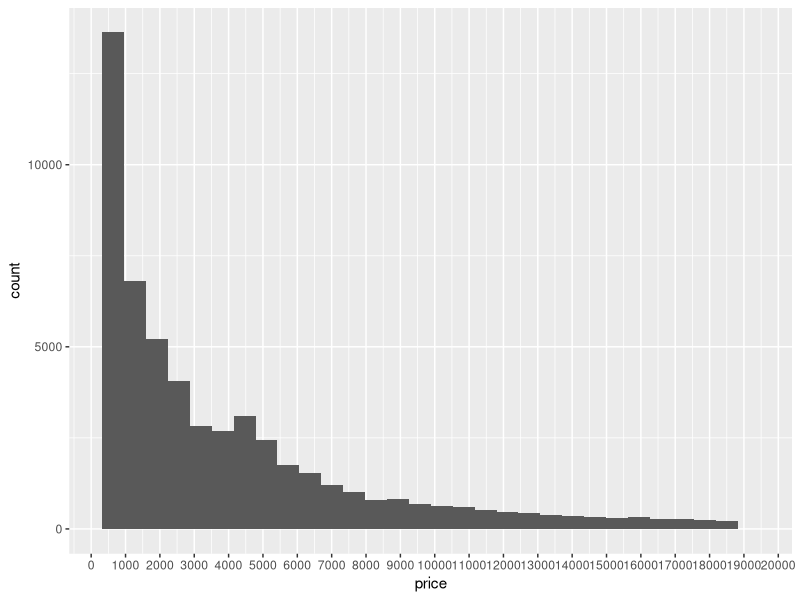
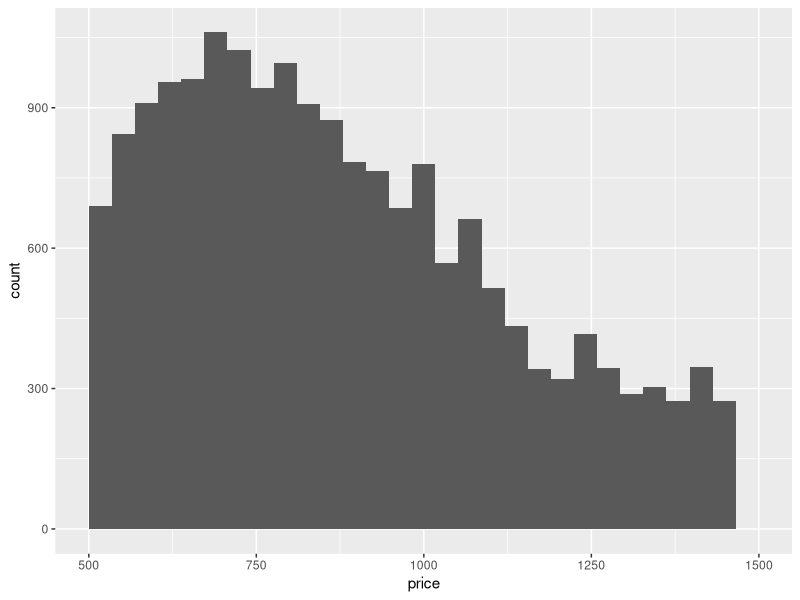
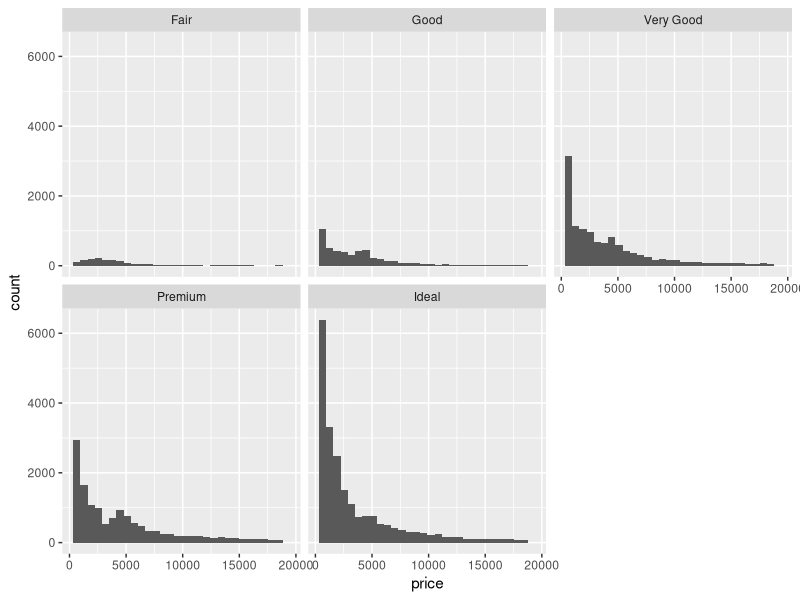
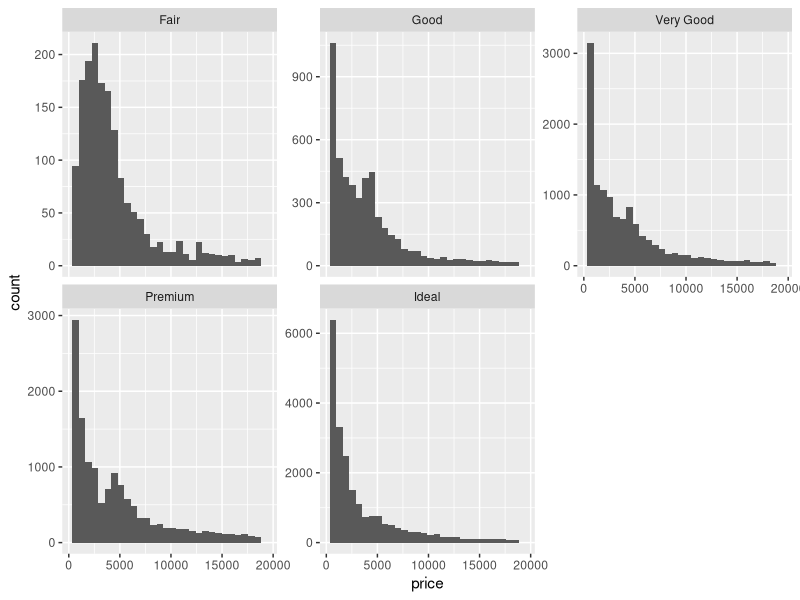
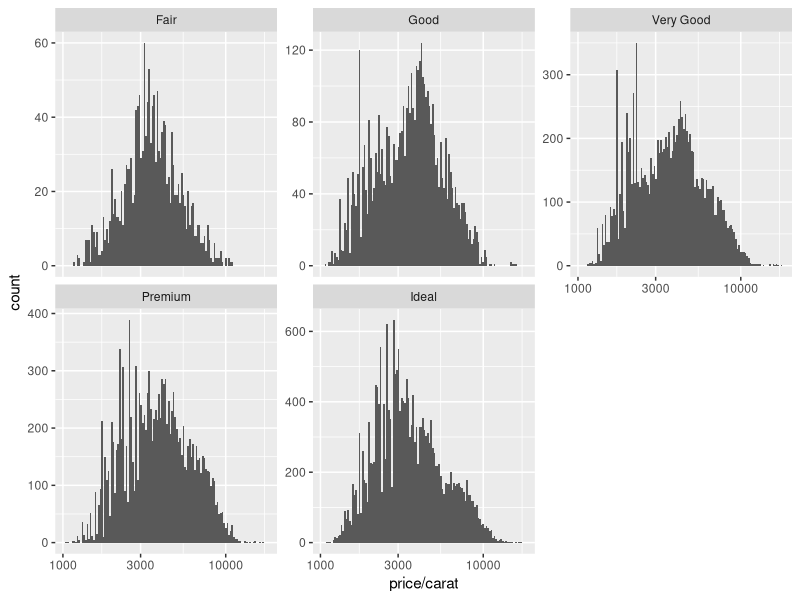
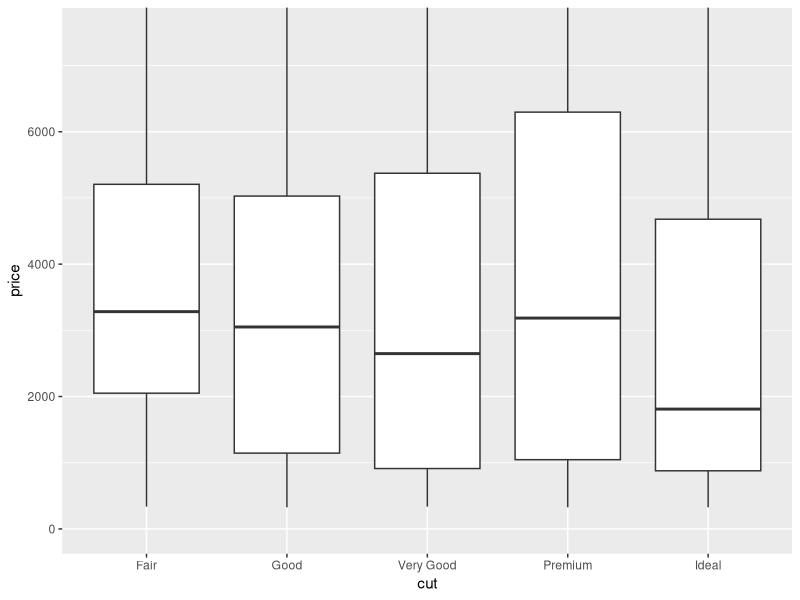
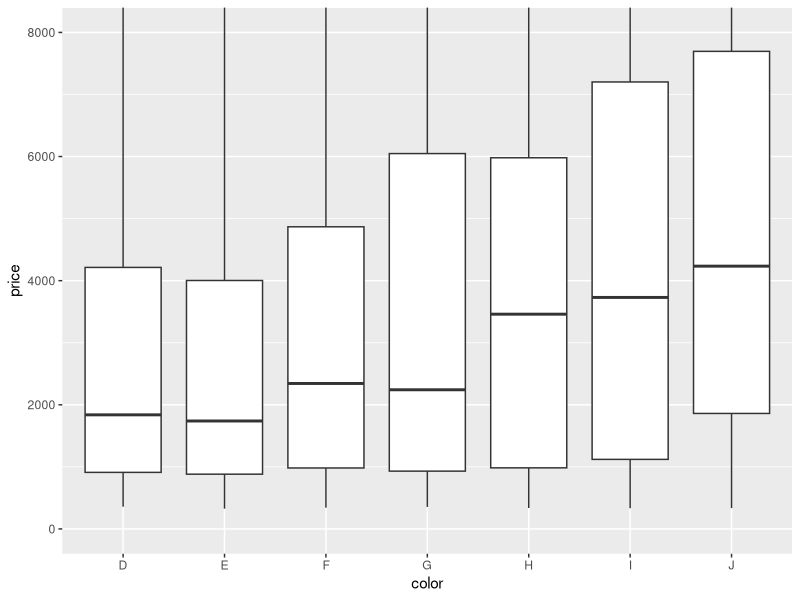
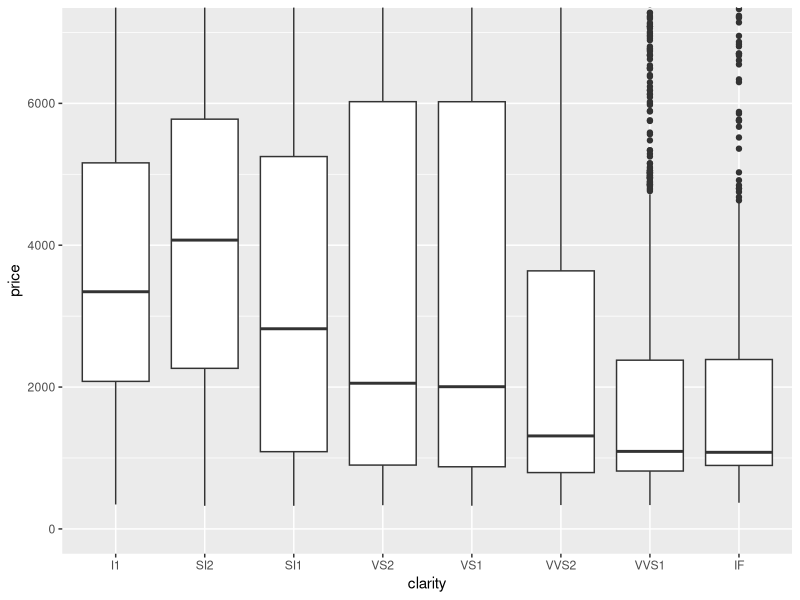

The R source for these figures, in order:
# Diamonds

library(ggplot2)
data(diamonds)

summary(diamonds)

?diamonds

# Price Histogram

ggplot(data = diamonds, aes(x = price)) +
  geom_histogram() +
  scale_x_continuous(breaks=seq(0,20000,1000))

# Price Histogram Summary

summary(diamonds$price)

# Diamond Counts

sum(diamonds$price < 500)
sum(diamonds$price < 250)
sum(diamonds$price >= 15000)

# Cheaper Diamonds

ggplot(data = diamonds, aes(x = price)) +
  geom_histogram() +
  scale_x_continuous(limits=c(500, 1500), breaks=seq(500,1500,250))

# Price by Cut Histograms
ggplot(data = diamonds, aes(x = price)) +
  geom_histogram() +
  facet_wrap(~cut)

# Price by Cut
by(diamonds$price, diamonds$cut, max)
by(diamonds$price, diamonds$cut, min)
by(diamonds$price, diamonds$cut, median)

# Scales and Multiple Histograms
ggplot(data = diamonds, aes(x = price)) +
  geom_histogram() +
  facet_wrap(~cut, scales = "free_y")

# Price per Carat by Cut
ggplot(data = diamonds, aes(x = price/carat)) +
  geom_histogram(binwidth = 0.01) +
  scale_x_log10() +
  facet_wrap(~cut, scales = "free_y")

# Price Box Plots
ggplot(data = diamonds, aes(x = cut, y = price)) + 
  geom_boxplot() +
  coord_cartesian(ylim=c(0, 7500))

ggplot(data = diamonds, aes(x = color, y = price)) + 
  geom_boxplot() +
  coord_cartesian(ylim=c(0, 8000))

ggplot(data = diamonds, aes(x = clarity, y = price)) + 
  geom_boxplot() +
  coord_cartesian(ylim=c(0, 7000))

# Interquartile Range - IQR
by(diamonds$price, diamonds$color, summary)
IQR(subset(diamonds, color == 'D')$price)
IQR(subset(diamonds, color == 'J')$price)

# Price per Carat Box Plots by Color
ggplot(data = diamonds, aes(x = color, y = price/carat)) + 
  geom_boxplot() +
  coord_cartesian(ylim=c(1000, 6000))

# Carat Frequency Polygon
ggplot(data = diamonds, aes(x = carat)) +
  geom_freqpoly(binwidth=0.01) + 
  scale_x_continuous(breaks=seq(0,5,0.1))

# Gapminder Data
setwd("/Users/jasondamiani/Udacity/Data Analysis with R/problem_set3/")

electricity <- read.csv("Electricity Generation.xls.csv", as.is = TRUE, stringsAsFactors = FALSE)
names(electricity)[1] <- "country"
electricity <- data.frame(electricity[1], lapply(electricity[,2:20], function(x) as.numeric(gsub(",", "", x))))

n <- electricity$country

electricity_t = as.data.frame(t(electricity))
colnames(electricity_t) <- n
electricity_t <- electricity_t[-1, ]
rownames <- lapply(row.names(electricity_t), function(x) gsub("X", "", x))
electricity_t <- data.frame(lapply(electricity_t[,1:64], function(x) as.numeric(as.character(x))))
row.names(electricity_t) <- rownames

ggplot(data = electricity_t, aes(x = Ukraine)) +
  geom_histogram()
